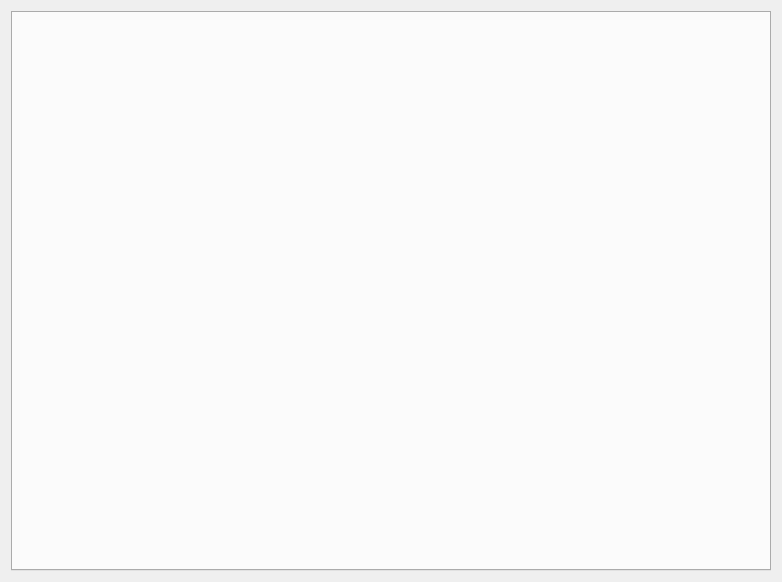
<?xml version="1.0" encoding="UTF-8"?>
<ui version="4.0">
 <class>tabWidget</class>
 <widget class="QWidget" name="tabWidget">
  <property name="geometry">
   <rect>
    <x>0</x>
    <y>0</y>
    <width>782</width>
    <height>582</height>
   </rect>
  </property>
  <property name="windowTitle">
   <string>Form</string>
  </property>
  <layout class="QVBoxLayout" name="verticalLayout">
   <item>
    <widget class="QTabWidget" name="tWidget">
     <property name="currentIndex">
      <number>-1</number>
     </property>
    </widget>
   </item>
  </layout>
 </widget>
 <resources/>
 <connections/>
</ui>
